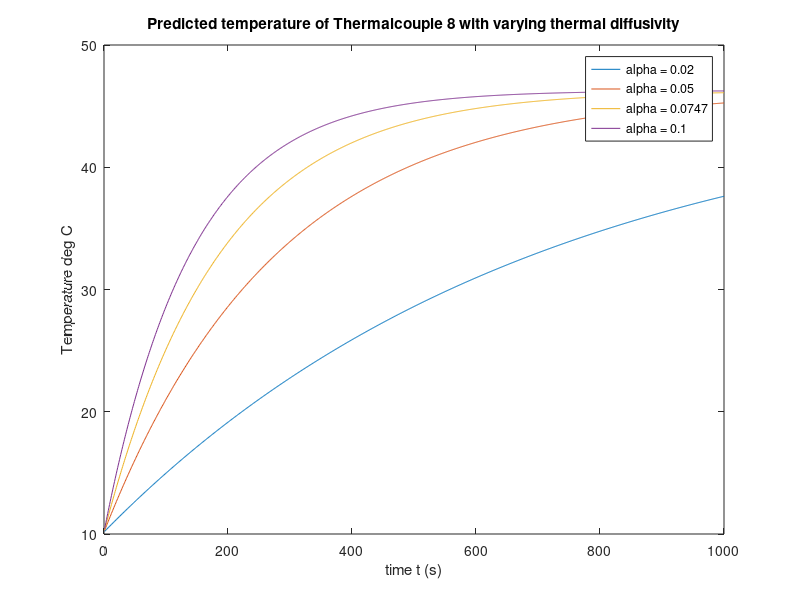

This chart was generated by the following MATLAB code:
clc; clear all;
L = 5.875; %in
H = 7.861; 
T_0 = 7.949; %deg C
alph = [0.02,0.05,0.0747,0.1];
lambda = pi/(2*L);
bn =@(n) (-8*H*L*(-1)^(n-1))/((2*n-1)*pi)^2;

x = 4.875;
emptyCell = cell(1,3,1);
%sumation
 yeet = zeros(1,1000);
 for i = 1:4
    a = alph(i);
    for t = 1:1000
       sum = bn(1)*sin(lambda*x)* exp(-(lambda^2)*a*t);
       yeet(t) = T_0 + H*x + sum;
    end
    emptyCell(1,i,1) = mat2cell(yeet,1,1000);
 end


figure
plot(1:1000,cell2mat(emptyCell(1,1,1)))
hold on
plot(1:1000,cell2mat(emptyCell(1,2,1)))
hold on 
plot(1:1000,cell2mat(emptyCell(1,3,1)))
hold on
plot(1:1000,cell2mat(emptyCell(1,4,1)))
xlabel('time t (s)')
ylabel('Temperature deg C')
title('Predicted temperature of Thermalcouple 8 with varying thermal diffusivity')
legend('alpha = 0.02','alpha = 0.05','alpha = 0.0747','alpha = 0.1')